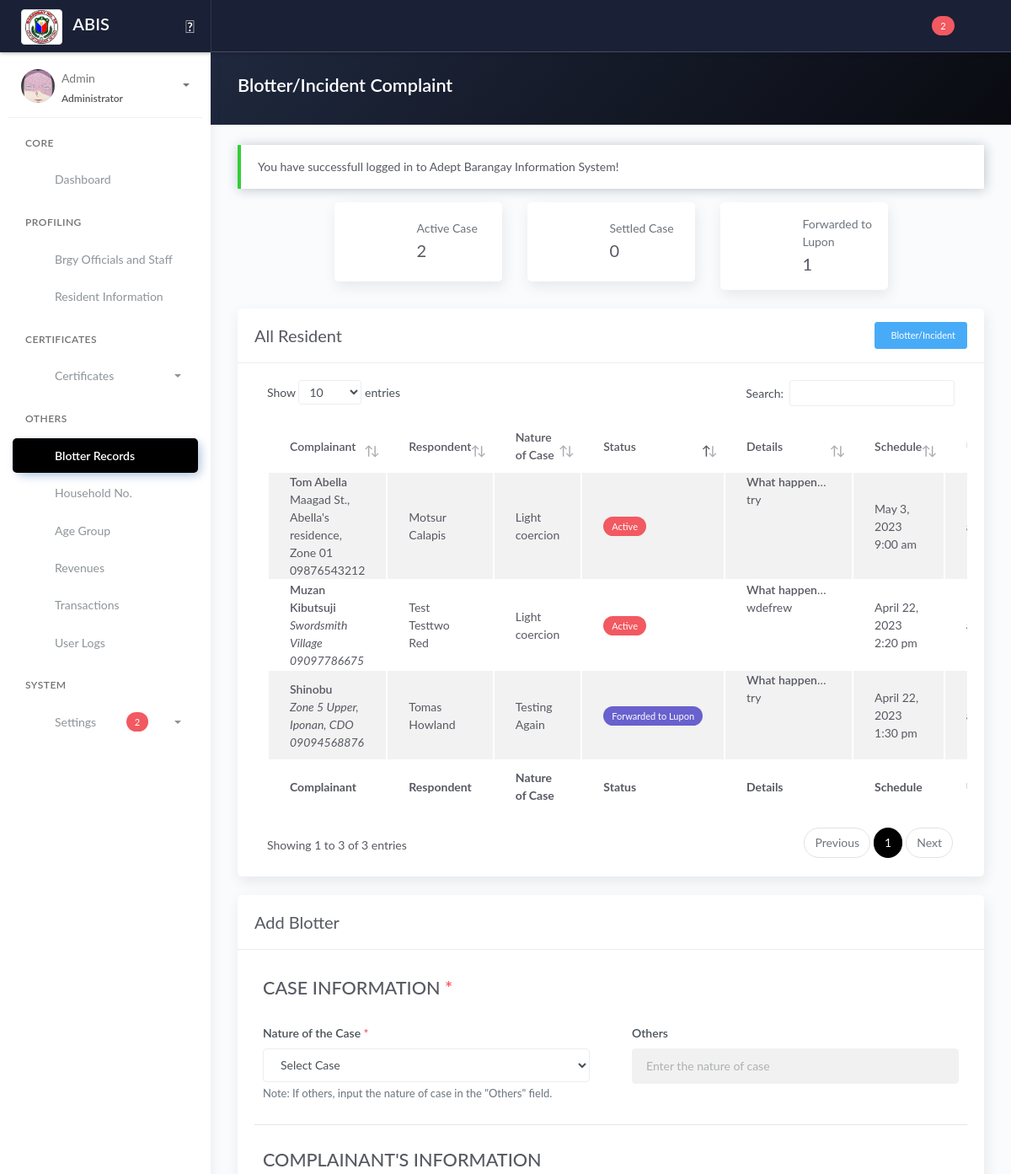
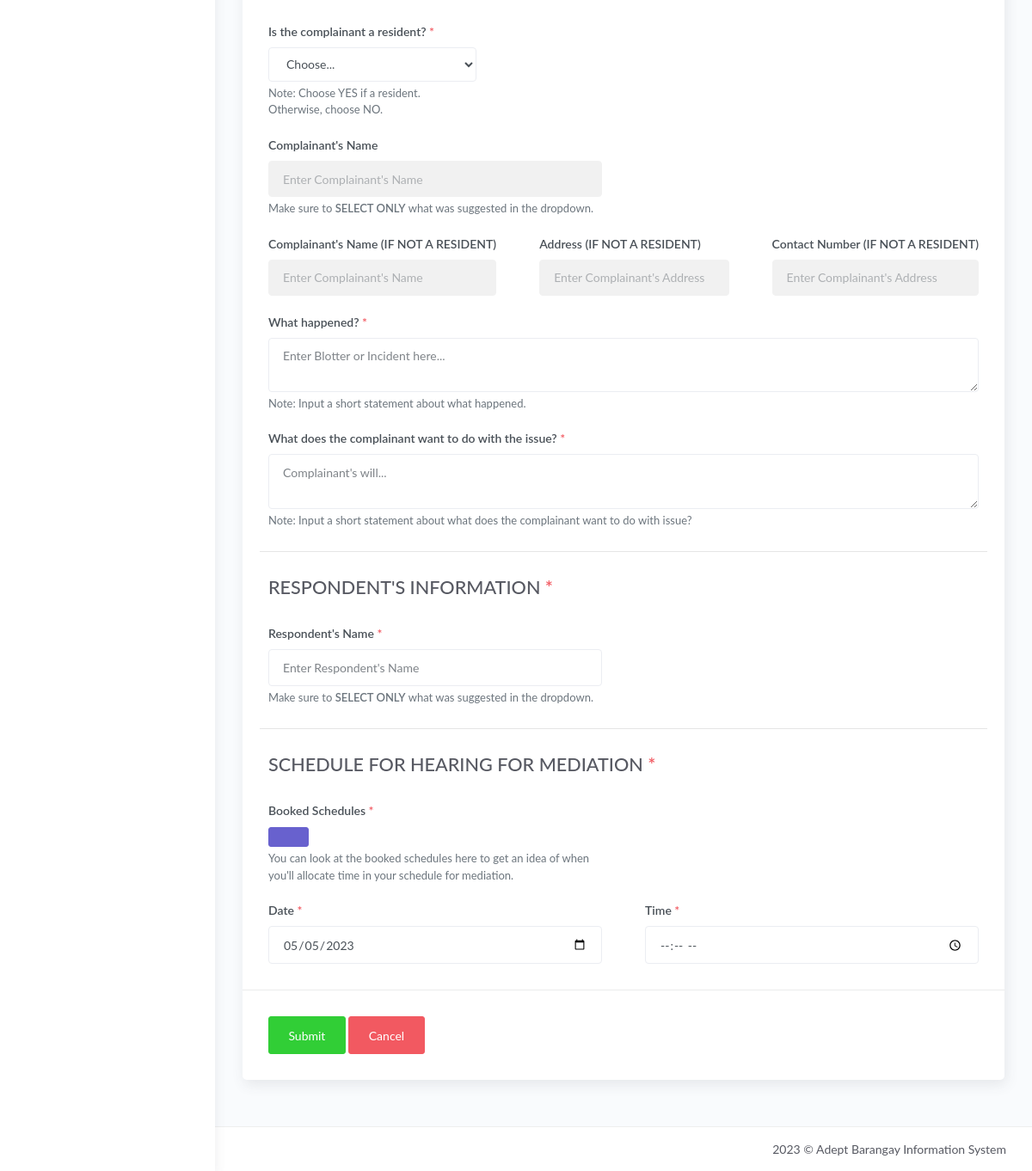
Screenshot of /blotter.php (signed in) with the database file from the repository (2 pictures, top to bottom).
### tables this page shows
CREATE TABLE `tblblotter` (
  `id_blotter` int(11) NOT NULL,
  `noc_id` varchar(100) DEFAULT NULL,
  `noc_others` varchar(100) DEFAULT 'N/A',
  `comp_id` varchar(10) DEFAULT 'N/A',
  `comp_nameNotResident` varchar(255) DEFAULT 'N/A',
  `comp_addNotResident` varchar(255) DEFAULT 'N/A',
  `comp_cnumNotResident` varchar(255) DEFAULT 'N/A',
  `comp_what` text DEFAULT NULL,
  `comp_what2` text DEFAULT NULL,
  `resp_id` varchar(255) DEFAULT NULL,
  `blotter_status` varchar(50) DEFAULT 'Active',
  `created_at_blotter` timestamp NOT NULL DEFAULT current_timestamp(),
  `updated_at_blotter` timestamp NOT NULL DEFAULT current_timestamp() ON UPDATE current_timestamp(),
  `id_user` varchar(25) DEFAULT NULL
);

CREATE TABLE `tblresident2` (
  `id_resident` int(11) NOT NULL,
  `national_id` varchar(100) NOT NULL,
  `region` varchar(10) NOT NULL,
  `city` varchar(100) NOT NULL,
  `province` varchar(100) NOT NULL,
  `barangay` varchar(100) NOT NULL,
  `citizenship` varchar(100) NOT NULL,
  `picture` text NOT NULL,
  `firstname` varchar(100) NOT NULL,
  `middlename` varchar(100) NOT NULL,
  `lastname` varchar(100) NOT NULL,
  `ext` varchar(10) NOT NULL,
  `alias` varchar(20) NOT NULL,
  `birthplace` varchar(100) NOT NULL,
  `birthdate` date NOT NULL,
  `sex` varchar(20) NOT NULL,
  `civilstatus` varchar(20) NOT NULL,
  `residence_type` varchar(25) NOT NULL COMMENT 'new; co-occupant; tenant',
  `id_household` int(80) NOT NULL,
  `family_head` varchar(10) NOT NULL,
  `date_of_residence` date NOT NULL,
  `vstatus` varchar(10) NOT NULL,
  `identified_as` varchar(20) NOT NULL,
  `phone` varchar(100) NOT NULL,
  `email` varchar(100) NOT NULL,
  `occupation` varchar(100) NOT NULL,
  `resident_type` int(20) NOT NULL DEFAULT 1 COMMENT '1 = Alive; 0 = Deceased',
  `id_org` varchar(100) NOT NULL,
  `pwd` varchar(5) NOT NULL,
  `indigent` varchar(5) NOT NULL,
  `remarks` text NOT NULL,
  `res_updated_at` timestamp NOT NULL DEFAULT current_timestamp() ON UPDATE current_timestamp(),
  `id_user` int(11) NOT NULL
);

CREATE TABLE `tbl_household` (
  `id_household` int(11) NOT NULL,
  `household_number` int(100) NOT NULL,
  `house_no` int(100) NOT NULL COMMENT '(2.1)',
  `id_purok` varchar(50) NOT NULL,
  `household_street_name` varchar(100) NOT NULL COMMENT '(2.2)',
  `household_address` varchar(250) NOT NULL COMMENT '(2.3)',
  `household_type` varchar(250) NOT NULL
);

CREATE TABLE `tblpurok` (
  `id_purok` int(11) NOT NULL,
  `purok_name` varchar(255) DEFAULT NULL,
  `purok_details` text DEFAULT NULL
);

CREATE TABLE `tbl_nature_of_case` (
  `noc_id` int(11) NOT NULL,
  `noc_name` varchar(100) NOT NULL,
  `noc_details` varchar(255) NOT NULL,
  `id_user` varchar(10) NOT NULL,
  `noc_updated_at` timestamp NOT NULL DEFAULT current_timestamp() ON UPDATE current_timestamp()
);

CREATE TABLE `tblblotter_schedule` (
  `id_blotter_schedule` int(11) NOT NULL,
  `id_blotter` int(11) NOT NULL,
  `blotter_date` date NOT NULL,
  `blotter_time` time NOT NULL,
  `created_at_blotter_schedule` timestamp NOT NULL DEFAULT current_timestamp(),
  `updated_at_blotter_schedule` timestamp NOT NULL DEFAULT current_timestamp() ON UPDATE current_timestamp()
);

### blotter.php (the view, shortened to what the rows shown need)
<?php include 'server/server.php' ?>
<?php
$query  = "SELECT *, tblblotter.id_blotter as id, tbl_users.id_user as user_id FROM tblblotter JOIN tbl_users ON tbl_users.id_user=tblblotter.id_user";
$result = $conn->query($query);
$blotter = array();
while ($row = $result->fetch_assoc()) {
	$blotter[] = $row;
}
$query4 = "SELECT * FROM tblresident2 ORDER BY firstname ASC";
$result4 = $conn->query($query4);
?>
<!DOCTYPE html>
<html lang="en">
<head>
	<?php include 'templates/header.php' ?>
	<link rel="stylesheet" href="assets/js/plugin/dataTables.dateTime.min.css">
	<link rel="stylesheet" href="assets/js/plugin/datatables/Buttons-1.6.1/css/buttons.dataTables.min.css">
</head>
<body>
	<div class="wrapper">
		<div class="main-panel">
			<div class="content">
				<div class="panel-header bg-dark-gradient">
					<div class="page-inner">
						<div class="d-flex align-items-left align-items-md-center flex-column flex-md-row">
							<div>
								<h2 class="text-white fw-bold">Blotter/Incident Complaint</h2>
							</div>
						</div>
					</div>
				</div>
				<div class="page-inner">
					<div class="row mt--2">
						<div class="col">
							<div class="card">
								<div class="card-body">
									<div class="table-responsive">
										<table id="blottertable" class="display table table-striped">
											<thead>
												<tr>
													<th scope="col">Complainant</th>
													<th scope="col">Respondent</th>
													<th scope="col">Nature of Case</th>
													<th scope="col">Status</th>
													<th scope="col">Details</th>
													<th scope="col">Schedule</th>
													<th scope="col">User</th>
												</tr>
											</thead>
											<tbody>
												<?php if (!empty($blotter)) : ?>
													<?php foreach ($blotter as $row) : ?>
														<tr>
															<td>
																<?php
																if ($row['comp_id'] !== "N/A") {
																	$comp_id = $row['comp_id'];
																	$sqlComplainant = "SELECT * FROM tblresident2 WHERE id_resident = '$comp_id'";
																	$queryComplainant = $conn->query($sqlComplainant);
																	$complainant = $queryComplainant->fetch_assoc();
																	$h_id = $complainant['id_household'];
																	$queryHouseholdNumber = "SELECT * FROM tbl_household WHERE id_household='$h_id'";
																	$resultHouseholdNumber = $conn->query($queryHouseholdNumber);
																	$householdnum = $resultHouseholdNumber->fetch_assoc();
																	$p_name = $householdnum['id_purok'];
																	$queryPurokName = "SELECT * FROM tblpurok WHERE id_purok='$p_name'";
																	$resultPurokName = $conn->query($queryPurokName);
																	$pname = $resultPurokName->fetch_assoc();
																	echo "<span class='fw-bold'>" . $complainant['firstname'] . ' ' . $complainant['middlename'] . ' ' . $complainant['lastname'] . "</span><br>" . $householdnum['household_street_name'] . ', ' . $householdnum['household_address'] . ', ' . $pname['purok_name'] . '<br>' . $complainant['phone'];
																} elseif ($row['comp_id'] == "N/A") {
																	echo "<span class='fw-bold'>" . $row['comp_nameNotResident'] . "</span><br><span class='font-italic'>" . $row['comp_addNotResident'] . '<br>' . $row['comp_cnumNotResident'] . '</span>';
																}
																?>
															</td>
															<td>
																<?php
																if (isset($row['resp_id'])) {
																	$resp_name = $row['resp_id'];
																	$sqlRespondent = "SELECT * FROM tblresident2 WHERE id_resident = '$resp_name'";
																	$queryRespondent = $conn->query($sqlRespondent);
																	foreach ($queryRespondent as $respondent) {
																		echo $f_name = $respondent['firstname'] . ' ' . $respondent['middlename'] . ' ' . $respondent['lastname'];
																	}
																}
																?>
															</td>
															<td>
																<?php
																if ($row['noc_id'] == 'Others') {
																	echo ucwords($row['noc_others']);
																} else {
																	$noc = $row['noc_id'];
																	$sqlNoc = "SELECT * FROM tbl_nature_of_case WHERE noc_id='$noc'";
																	$queryNoc = $conn->query($sqlNoc);
																	foreach ($queryNoc as $nocName) {
																		echo $nocName['noc_name'];
																	}
																}
																?>
															</td>
															<td>
																<?php if ($row['blotter_status'] == 'Settled') : ?>
																	<span class="badge badge-success">Settled</span>
																<?php elseif ($row['blotter_status'] == 'Active') : ?>
																	<span class="badge badge-danger">Active</span>
																<?php elseif ($row['blotter_status'] == 'Forwarded to Lupon') : ?>
																	<span class="badge badge-secondary">Forwarded to Lupon</span>
																<?php endif ?>
															</td>
															<td class="d-inline-block text-truncate" style="max-width: 100px;"><?= '<b>What happened: </b>' . '<br>' . $row['comp_what'] . '<br><br>' . '<b>Action: </b>' . '<br>' . $row['comp_what2'] ?></td>
															<td>
																<?php
																$getIdBlotter = $row['id_blotter'];
																$queryGetSched = "SELECT * FROM tblblotter_schedule WHERE id_blotter = '$getIdBlotter' ORDER BY id_blotter_schedule DESC LIMIT 1";
																$resultGetSched = $conn->query($queryGetSched);
																$GetSched = $resultGetSched->fetch_assoc();
																?>
																<?= date("F j, Y", strtotime($GetSched['blotter_date'])) . ' ' . date("g:i a", strtotime($GetSched['blotter_time'])) ?>
															</td>
															<td><?= $row['user_username'] ?></td>
														</tr>
													<?php endforeach ?>
												<?php endif ?>
											</tbody>
											<tfoot>
												<tr>
													<th scope="col">Complainant</th>
													<th scope="col">Respondent</th>
													<th scope="col">Nature of Case</th>
													<th scope="col">Status</th>
													<th scope="col">Details</th>
													<th scope="col">Schedule</th>
													<th scope="col">User</th>
												</tr>
											</tfoot>
										</table>
									</div>
								</div>
							</div>
						</div>
					</div>
					<div class="row mt--2" id="addBlotterForm">
						<div class="col-md-12">
							<div class="card">
								<div class="card-body">
									<form method="POST" action="model/save_blotter.php" onsubmit="return confirm('Are you sure you want to submit this form?');">
										<div class="row">
											<div class="col-md-6">
												<div class="form-group">
													<b>
														<h2>CASE INFORMATION<span class="text-danger"><b> *</b></span></h2>
													</b>
												</div>
											</div>
										</div>
										<div class="row">
											<div class="col-md-6">
												<div class="form-group">
													<b>
														<h2>COMPLAINANT'S INFORMATION</h2>
													</b>
												</div>
											</div>
										</div>
										<div class="row">
											<div class="col-md-6">
												<div class="form-group">
													<b>
														<h2>RESPONDENT'S INFORMATION<span class="text-danger"><b> *</b></span></h2>
													</b>
												</div>
											</div>
										</div>
										<div class="row">
											<div class="col-md-12">
												<div class="form-group">
													<b>
														<h2>SCHEDULE FOR HEARING FOR MEDIATION<span class="text-danger"><b> *</b></span></h2>
													</b>
												</div>
											</div>
										</div>
								</div>
							</div>
						</div>
					</div>
				</div>
			</div>
		</div>
	</div>
	<?php include 'templates/footer.php' ?>
</body>
</html>

### rows the page displays
tblblotter: tblresident2.firstname "Tom", tblresident2.lastname "Abella", tbl_household.household_street_name "Maagad St.", tbl_household.household_address "Abella's residence", tblpurok.purok_name "Zone 01", tblresident2.phone "09876543212", blotter_status "Active", comp_what "try", tblblotter_schedule.blotter_date "May 3, 2023", tblblotter_schedule.blotter_time "9:00 am"
tblresident2: firstname+middlename+lastname "Motsur Calapis"
tbl_nature_of_case: noc_name "Light coercion"
tblblotter: comp_nameNotResident "Shinobu", comp_addNotResident "Zone 5 Upper, Iponan, CDO", comp_cnumNotResident "09094568876", noc_others "Testing Again", shows "Forwarded to Lupon", comp_what "try", tblblotter_schedule.blotter_date "April 22, 2023", tblblotter_schedule.blotter_time "1:30 pm"
tblresident2: firstname+middlename+lastname "Tomas Howland"
tblblotter: comp_nameNotResident "Muzan Kibutsuji", comp_addNotResident "Swordsmith Village", comp_cnumNotResident "09097786675", blotter_status "Active", comp_what "wdefrew", tblblotter_schedule.blotter_date "April 22, 2023", tblblotter_schedule.blotter_time "2:20 pm"
tblresident2: firstname+middlename+lastname "Test Testtwo Red"

### other values shown
$resultSupport "2"
$_SESSION['username'] "Admin"
$_SESSION['role'] "Administrator"
$_SESSION['message'] "You have successfull logged in to Adept Barangay Information System!"
$active "2"
$settled "0"
$ftl "1"
